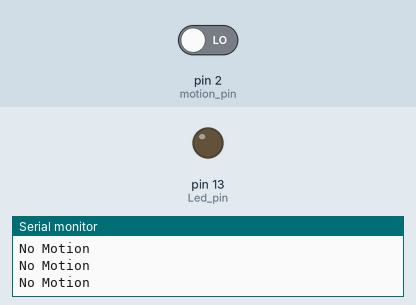
A sketch run on a simulated Arduino Uno, built with avr-gcc and run on an emulated ATmega328P. Shown: output pins drawn as LEDs (lit = HIGH), the last lines printed to the serial monitor. Inputs (shaded band) come from the test bench; at power-on: pin 2 (motion_pin) LOW.

Above: at 1.8 s.
1.9 s: pin 2 (motion_pin) driven HIGH
At 3.2 s:
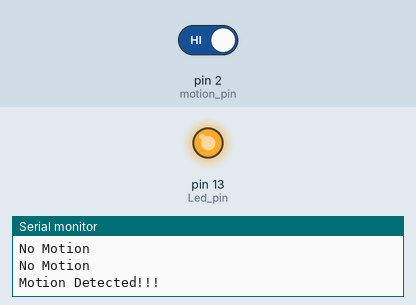
3.5 s: pin 2 (motion_pin) driven LOW
At 6.0 s:
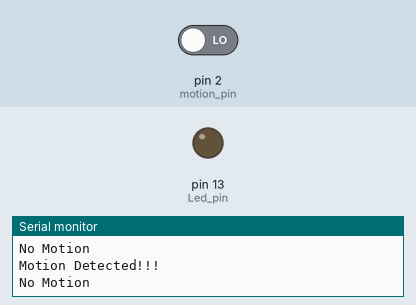
Timing chart, 0 to 7.5 s (numbered marks = the images above; inputs shaded):
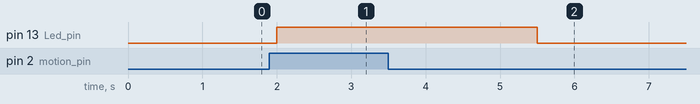

The sketch:

sketch_jan30a.ino
```cpp
const int motion_pin = 2;
const int Led_pin = 13;
const int hold = 3000;
void setup()
{
  Serial.begin(9600);
  pinMode(motion_pin, INPUT);
  pinMode(Led_pin, OUTPUT);
}
void loop()
{
  // Detect motion
  int motion_status = digitalRead(motion_pin);
  // Process the detection
  if (motion_status == HIGH)
  {
    Serial.println("Motion Detected!!!");
    digitalWrite(Led_pin, HIGH);
    delay(hold);
  }
  else
  {
    Serial.println("No Motion");
    digitalWrite(Led_pin, LOW);
  }
  delay(500);
}
```

Measured:
- after the input at 1.9 s, pin 13 (Led_pin): LOW → HIGH after 0.10 s
- after the input at 3.5 s, pin 13 (Led_pin): HIGH → LOW after 2.0 s
